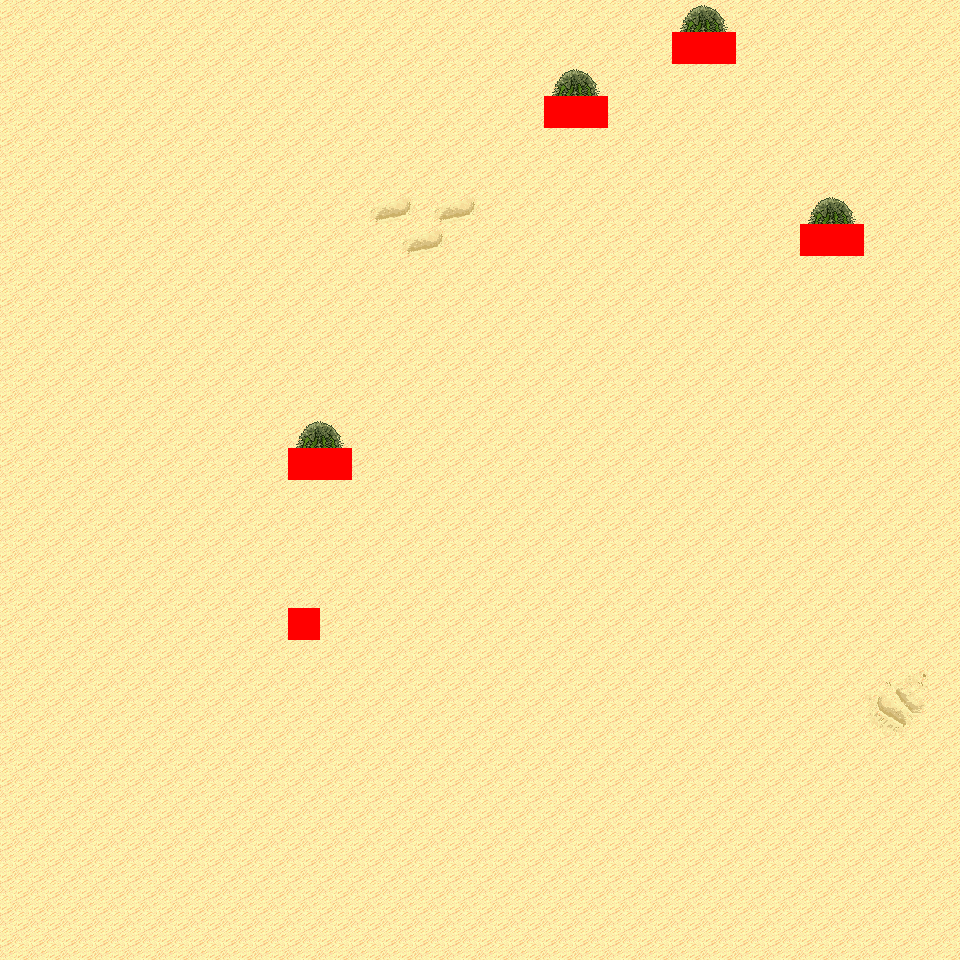

A 2D game scene composited from a Tiled map and its tileset images. What follows is a short description and the map's XML, with each tile layer's data collapsed to a summary:
An orthogonal 30x30 tile map with 32x32 px tiles, 6 tile layers (Ground, Object, Object2, Above, ...), 6 tilesets and 3 objects (3x mapExit).

<map version="1.0" orientation="orthogonal" renderorder="right-down" width="30" height="30" tilewidth="32" tileheight="32" nextobjectid="4">
  <tileset firstgid="1" name="tileset_logic_collision" tilewidth="32" tileheight="32" tilecount="1" columns="1">
    <image source="../drawable/tileset_logic_collision.png" width="32" height="32" />
  </tileset>
  <tileset firstgid="2" name="tileset_terrain_desert" tilewidth="32" tileheight="32" tilecount="88" columns="8">
    <image source="../drawable/tileset_terrain_desert.png" width="256" height="352" />
  </tileset>
  <tileset firstgid="90" name="tileset_ground_sand_2" tilewidth="32" tileheight="32" tilecount="15" columns="5">
    <image source="../drawable/tileset_ground_sand_2.png" width="160" height="96" />
  </tileset>
  <tileset firstgid="105" name="tileset_plant_cactus_2" tilewidth="32" tileheight="32" tilecount="10" columns="5">
    <image source="../drawable/tileset_plant_cactus_2.png" width="160" height="64" />
  </tileset>
  <tileset firstgid="115" name="tileset_plant_cactus" tilewidth="32" tileheight="32" tilecount="2" columns="1">
    <image source="../drawable/tileset_plant_cactus.png" width="32" height="64" />
  </tileset>
  <tileset firstgid="117" name="tileset_plant_round_cactuses" tilewidth="32" tileheight="32" tilecount="20" columns="10">
    <image source="../drawable/tileset_plant_round_cactuses.png" width="320" height="64" />
  </tileset>
  <layer name="Ground" width="30" height="30">
    <data>[900 cells, 900 non-empty, 8 distinct tile ids]</data>
  </layer>
  <layer name="Object" width="30" height="30">
    <data>[900 cells, 8 non-empty, 2 distinct tile ids]</data>
  </layer>
  <layer name="Object2" width="30" height="30">
    <data>[900 cells, 0 non-empty, 0 distinct tile ids]</data>
  </layer>
  <layer name="Above" width="30" height="30">
    <data>[900 cells, 8 non-empty, 2 distinct tile ids]</data>
  </layer>
  <layer name="Above2" width="30" height="30">
    <data>[900 cells, 0 non-empty, 0 distinct tile ids]</data>
  </layer>
  <layer name="Walkable" width="30" height="30">
    <data>[900 cells, 9 non-empty, 1 distinct tile ids]</data>
  </layer>
  <objectgroup name="MapEvents">
    <object id="1" name="north" type="mapExit" x="0" y="0" width="960" height="32">
      <properties>
        <property name="map" value="level_0_x17_y129" />
        <property name="x" value="0" />
        <property name="y" value="28" />
      </properties>
    </object>
    <object id="2" name="south" type="mapExit" x="0" y="928" width="960" height="32">
      <properties>
        <property name="map" value="level_0_x17_y131" />
        <property name="x" value="0" />
        <property name="y" value="1" />
      </properties>
    </object>
    <object id="3" name="east" type="mapExit" x="928" y="0" width="32" height="960">
      <properties>
        <property name="map" value="level_0_x18_y130" />
        <property name="x" value="1" />
        <property name="y" value="0" />
      </properties>
    </object>
  </objectgroup>
</map>
